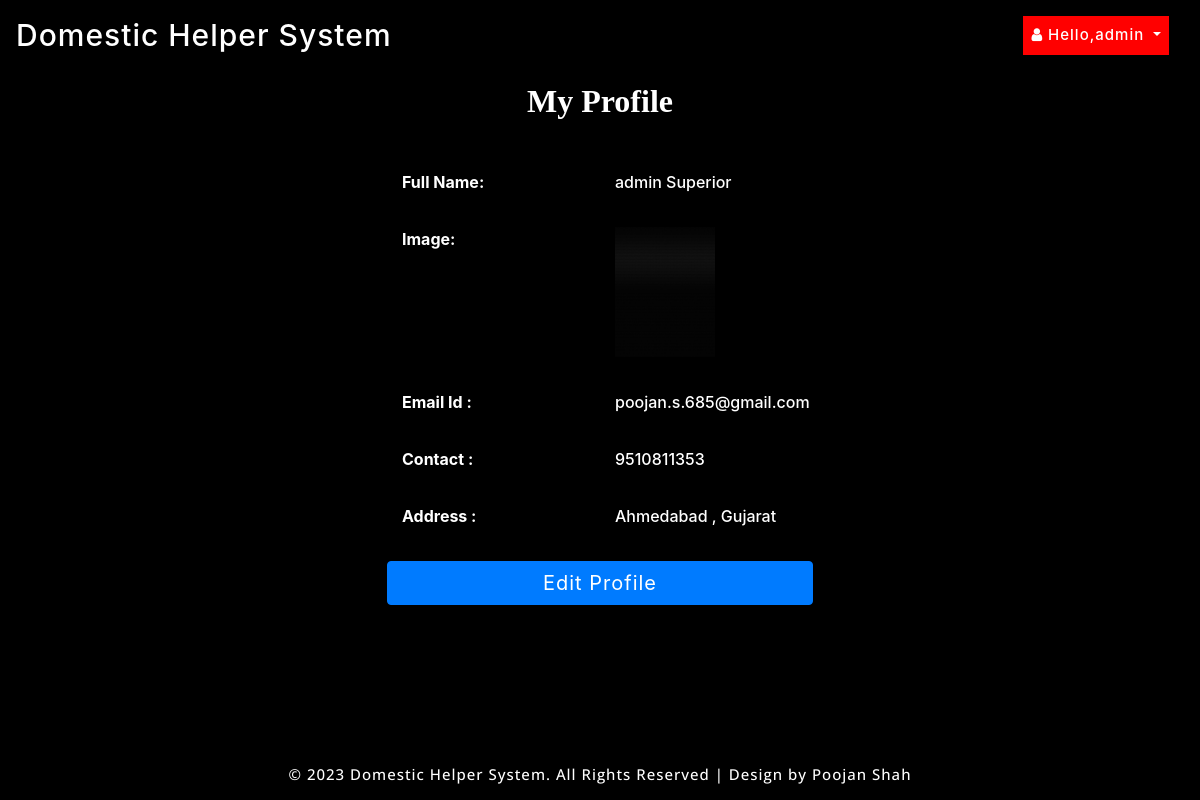
The app's page /profile (signed in) with its own data.
### home_service/models.py (models this page shows, shortened)
class Customer(models.Model):
    user = models.ForeignKey(User, on_delete=models.CASCADE, null=True)
    contact = models.CharField(max_length=100, null=True)
    address = models.CharField(max_length=100, null=True)
    image = models.FileField(null=True)

### home_service/views.py (the view)
# urls.py: path('profile',profile,name="profile"),
def profile(request):
    user = User.objects.get(id=request.user.id)
    error = ""
    try:
        sign = Customer.objects.get(user=user)
        error = "pat"
    except:
        sign = Service_Man.objects.get(user=user)
    terror = False
    d = {'pro':sign,'error':error}
    return render(request,'profile.html',d)

### home_service/templates/profile.html (shortened to what this page needs)
{% extends 'index.html' %}
{% load static %}
{% block body %}
	<div class="w3l_banner_info" style="height:10px">
		<div class="slider1">
			<div class="callbacks_container">
				<ul class="rslides" id="slider3">
					<li>
						<div class="slider1-img" style="height:90px; background:black ; color:white">
							<div class="slider_banner_info">
							</div>
						</div>
					</li>
				</ul>
			</div>
		</div>
	</div>
</header>
<section style="background:black ; color:white">
    <div class="container" style="width:50%;margin-top:6%;margin-bottom:5%;background:black;color:white;border-radius:2%;border:0px solid grey">
    <h2 style="font-weight:bold;font-family : 'Monotype Corsiva' ; color : white ;margin-top:5%" align="center">My Profile</h2><hr>
    <div align="left" class="container-fluid" style="width:80%;margin-bottom:5%">
    <hr><div class="row" >
        <div class="col-md-6 div2">
            <strong>Full Name:</strong>
        </div>
        <div class="col-md-6 div1">
            {{pro.user.first_name}} {{pro.user.last_name}}
        </div>
    </div><hr>
    <div class="row">
        <div class="col-md-6 div2">
            <strong>Image:</strong>
        </div>
        <div class="col-md-6">
            <img src="{{pro.image.url}}" style="width:100px;height:130px"></img>
        </div></div><hr>
    <div class="row">
        <div class="col-md-6 div2">
            <strong>Email Id :</strong>
        </div>
        <div class="col-md-6 div1">
            {{pro.user.email}}
        </div>
    </div><hr>
     <div class="row">
        <div class="col-md-6 div2">
            <strong>Contact :</strong>
        </div>
        <div class="col-md-6 div1">
            {{pro.contact}}
        </div>
     </div><hr>
    <div class="row">
        <div class="col-md-6 div2">
            <strong>Address :</strong>
        </div>
        <div class="col-md-6 div1">
            {{pro.address}}
        </div>
    </div><hr>
    <a href="{% url 'edit_profile' %}"><button class="btn btn-primary" style="width:100%">Edit Profile</button></a>
    </div></div>
{% endblock %}

### home_service/templates/index.html (shortened to what this page needs)
<!DOCTYPE html>
{% load static %}
<html>
<head>
<link href="{% static 'css/bootstrap.min.css' %}" rel="stylesheet" type="text/css" media="all">
<link href="{% static 'css/fontawesome-all.min.css' %}" rel="stylesheet" type="text/css" media="all">
<link href="{% static 'css/easy-responsive-tabs.css' %}" rel='stylesheet' type='text/css'/>
<link rel="stylesheet" href="{% static 'css/flexslider.css' %}" type="text/css" media="all">
<link rel="stylesheet" type="text/css" href="{% static 'css/style_common.css' %}" />
<link rel="stylesheet" type="text/css" href="{% static 'css/style1.css' %}" />
<link href="{% static 'css/style.css' %}" rel="stylesheet" type="text/css" media="all"/>
<link rel="stylesheet" href="https://cdnjs.cloudflare.com/ajax/libs/font-awesome/4.7.0/css/font-awesome.min.css">
</head>
<body style="background:black">
<header>
	<nav class="navbar navbar-expand-lg navbar-light">
  <a class="navbar-brand" href="{% url 'home' %}" style="font-size:30px">Domestic Helper System</a>
  <div class="collapse navbar-collapse" id="navbarSupportedContent">
    <ul class="navbar-nav ml-auto">
      {% if request.user.is_staff %}
        <li class="nav-item dropdown">
        <a class="nav-link dropdown-toggle" href="#" id="navbarDropdown" style="background-color:red" role="button" data-toggle="dropdown" aria-haspopup="true" aria-expanded="false">
          <i class="fa fa-user"></i> Hello,{{request.user.username}}
        </a>
      </li>
        {% endif %}
    </ul>
  </div>
</nav>
    {% block body %}
    {% endblock %}
<section class="footer" style="background:black">
<div class="copyright" style="background:black;margin-top:80px">
			<p>© 2023 Domestic Helper System. All Rights Reserved | Design by <a href="https://www.linkedin.com/in/poojan-shah-a744a61b2/">Poojan Shah</a></p>
		</div>
</section>
</body>
</html>

### home_service/static/css/easy-responsive-tabs.css (style rules this page uses)
body { margin: 0px; padding: 0px; background: #f5f5f5; font-weight: 500; }
ul.resp-tabs-list, p { margin: 0px; padding: 0px; }

### home_service/static/css/style.css (style rules this page uses)
body { padding: 0; margin: 0; background-color: #fff; }
body a { transition: 0.5s all; -webkit-transition: 0.5s all; -moz-transition: 0.5s all; -o-transition: 0.5s all; -ms-transition: 0.5s all; text-decoration: none; }
h1, h2, h3, h4, h5, h6 { margin: 0; padding: 0; font-weight: normal; font-family: 'Roboto', sans-serif; }
p { margin: 0; letter-spacing: 1px; line-height: 1.8em; font-size: 13px; font-family: 'Open Sans', sans-serif; }
.row { margin: 0px; padding: 0px; }
ul { margin: 0; padding: 0; }
a { color: #000; }
.navbar-collapse { padding: 0; }
.slider_banner_info { padding-top: 18em; text-align: center; width: 60%; margin: 0 auto; }
.slider1-img { background: url(../images/2.jpg) no-repeat 0px 0px; background-size: cover; -webkit-background-size: cover; -moz-background-size: cover; -o-background-size: cover; -ms-background-size: cover; height: 400px; }
#slider2, #slider3 { box-shadow: none; -moz-box-shadow: none; -webkit-box-shadow: none; margin: 0 auto; }
.callbacks { position: relative; list-style: none; overflow: hidden; width: 100%; padding: 0; margin: 0; }
.callbacks li { position: absolute; width: 100%; }
.rslides { position: relative; list-style: none; overflow: hidden; width: 100%; padding: 0; }
.rslides li { -webkit-backface-visibility: hidden; position: absolute; display: none; width: 100%; left: 0; top: 0; }
.rslides li { position: relative; display: block; float: left; }
nav.navbar.navbar-expand-lg.navbar-light { position: absolute; top: 0px; z-index: 9; width: 100%; }
.w3l_banner_info { position: relative; }
.navbar-light .navbar-brand { color: #fff; font-size: 50px; letter-spacing: 1px; }
.navbar-light .navbar-nav .nav-link { color: #fff; font-size: 15px; letter-spacing: 1px; margin: 0 15px; }
.btn-primary { color: #fff; background-color: #007bff; border-color: #007bff; font-size: 20px; letter-spacing: 1px; }
section.footer { text-align: center; background-color: #000; padding: 1em 0 0; }
.copyright p { color: #fff; font-size: 15px; }
.copyright a { color: #fff; }

### records on screen
Customer: user.first_name "admin", user.last_name "Superior", image (picture), user.email "poojan.s.685@gmail.com", contact "9510811353", address "Ahmedabad , Gujarat"

### other values on screen
{{ request.user.username }} "admin"
